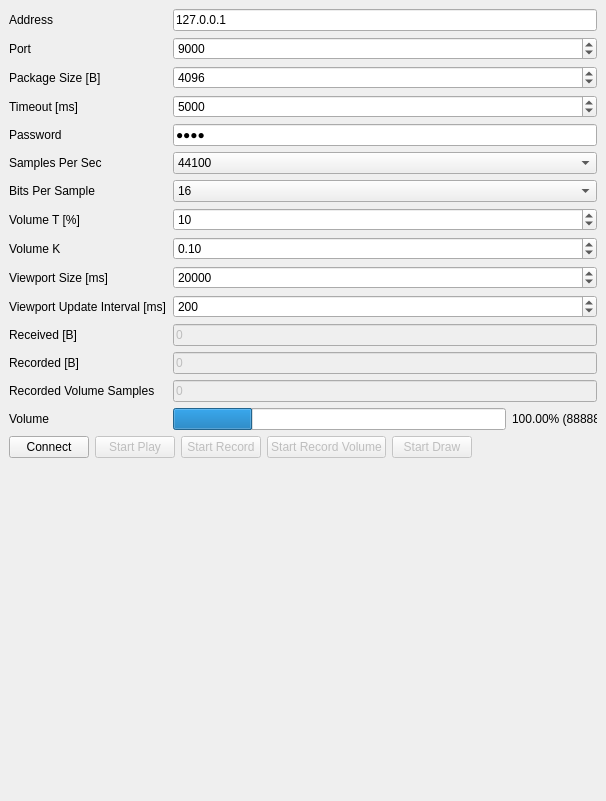
<?xml version="1.0" encoding="UTF-8"?>
<ui version="4.0">
 <class>MainWindow</class>
 <widget class="QMainWindow" name="MainWindow">
  <property name="geometry">
   <rect>
    <x>0</x>
    <y>0</y>
    <width>606</width>
    <height>801</height>
   </rect>
  </property>
  <property name="windowTitle">
   <string>Audio Control</string>
  </property>
  <widget class="QWidget" name="centralwidget">
   <layout class="QVBoxLayout" name="verticalLayout_2">
    <item>
     <layout class="QFormLayout" name="formLayout">
      <item row="0" column="0">
       <widget class="QLabel" name="addressLabel">
        <property name="text">
         <string>Address</string>
        </property>
       </widget>
      </item>
      <item row="0" column="1">
       <widget class="QLineEdit" name="address">
        <property name="text">
         <string>127.0.0.1</string>
        </property>
       </widget>
      </item>
      <item row="1" column="0">
       <widget class="QLabel" name="portLabel">
        <property name="text">
         <string>Port</string>
        </property>
       </widget>
      </item>
      <item row="1" column="1">
       <widget class="QSpinBox" name="port">
        <property name="minimum">
         <number>1</number>
        </property>
        <property name="maximum">
         <number>65535</number>
        </property>
        <property name="value">
         <number>9000</number>
        </property>
       </widget>
      </item>
      <item row="2" column="0">
       <widget class="QLabel" name="packageSizeLabel">
        <property name="text">
         <string>Package Size [B]</string>
        </property>
       </widget>
      </item>
      <item row="2" column="1">
       <widget class="QSpinBox" name="packageSize">
        <property name="minimum">
         <number>16</number>
        </property>
        <property name="maximum">
         <number>65535</number>
        </property>
        <property name="value">
         <number>4096</number>
        </property>
       </widget>
      </item>
      <item row="3" column="0">
       <widget class="QLabel" name="timeoutLabel">
        <property name="text">
         <string>Timeout [ms]</string>
        </property>
       </widget>
      </item>
      <item row="3" column="1">
       <widget class="QSpinBox" name="timeout">
        <property name="minimum">
         <number>1000</number>
        </property>
        <property name="maximum">
         <number>100000</number>
        </property>
        <property name="value">
         <number>5000</number>
        </property>
       </widget>
      </item>
      <item row="4" column="0">
       <widget class="QLabel" name="passwordLabel">
        <property name="text">
         <string>Password</string>
        </property>
       </widget>
      </item>
      <item row="4" column="1">
       <widget class="QLineEdit" name="password">
        <property name="text">
         <string>0000</string>
        </property>
        <property name="echoMode">
         <enum>QLineEdit::Password</enum>
        </property>
       </widget>
      </item>
      <item row="5" column="0">
       <widget class="QLabel" name="samplesPerSecLabel">
        <property name="text">
         <string>Samples Per Sec</string>
        </property>
       </widget>
      </item>
      <item row="5" column="1">
       <widget class="QComboBox" name="samplesPerSec">
        <item>
         <property name="text">
          <string>44100</string>
         </property>
        </item>
        <item>
         <property name="text">
          <string>32000</string>
         </property>
        </item>
        <item>
         <property name="text">
          <string>22050</string>
         </property>
        </item>
        <item>
         <property name="text">
          <string>11025</string>
         </property>
        </item>
        <item>
         <property name="text">
          <string>8000</string>
         </property>
        </item>
       </widget>
      </item>
      <item row="6" column="0">
       <widget class="QLabel" name="bitsPerSampleLabel">
        <property name="text">
         <string>Bits Per Sample</string>
        </property>
       </widget>
      </item>
      <item row="6" column="1">
       <widget class="QComboBox" name="bitsPerSample">
        <item>
         <property name="text">
          <string>16</string>
         </property>
        </item>
        <item>
         <property name="text">
          <string>8</string>
         </property>
        </item>
       </widget>
      </item>
      <item row="8" column="0">
       <widget class="QLabel" name="volumeKLabel">
        <property name="text">
         <string>Volume K</string>
        </property>
       </widget>
      </item>
      <item row="8" column="1">
       <widget class="QDoubleSpinBox" name="volumeK">
        <property name="minimum">
         <double>0.010000000000000</double>
        </property>
        <property name="maximum">
         <double>1.000000000000000</double>
        </property>
        <property name="singleStep">
         <double>0.010000000000000</double>
        </property>
        <property name="value">
         <double>0.100000000000000</double>
        </property>
       </widget>
      </item>
      <item row="9" column="0">
       <widget class="QLabel" name="viewportSizeLabel">
        <property name="text">
         <string>Viewport Size [ms]</string>
        </property>
       </widget>
      </item>
      <item row="9" column="1">
       <widget class="QSpinBox" name="viewportSize">
        <property name="minimum">
         <number>5000</number>
        </property>
        <property name="maximum">
         <number>100000</number>
        </property>
        <property name="value">
         <number>20000</number>
        </property>
       </widget>
      </item>
      <item row="10" column="0">
       <widget class="QLabel" name="viewportUpdateIntervalLabel">
        <property name="text">
         <string>Viewport Update Interval [ms]</string>
        </property>
       </widget>
      </item>
      <item row="10" column="1">
       <widget class="QSpinBox" name="viewportUpdateInterval">
        <property name="minimum">
         <number>10</number>
        </property>
        <property name="maximum">
         <number>1000</number>
        </property>
        <property name="value">
         <number>200</number>
        </property>
       </widget>
      </item>
      <item row="11" column="0">
       <widget class="QLabel" name="receivedLabel">
        <property name="text">
         <string>Received [B]</string>
        </property>
       </widget>
      </item>
      <item row="11" column="1">
       <widget class="QLineEdit" name="received">
        <property name="enabled">
         <bool>false</bool>
        </property>
        <property name="text">
         <string>0</string>
        </property>
       </widget>
      </item>
      <item row="12" column="1">
       <widget class="QLineEdit" name="recorded">
        <property name="enabled">
         <bool>false</bool>
        </property>
        <property name="text">
         <string>0</string>
        </property>
       </widget>
      </item>
      <item row="14" column="0">
       <widget class="QLabel" name="volumeLabel">
        <property name="text">
         <string>Volume</string>
        </property>
       </widget>
      </item>
      <item row="7" column="0">
       <widget class="QLabel" name="volumeNLabel">
        <property name="text">
         <string>Volume T [%]</string>
        </property>
       </widget>
      </item>
      <item row="7" column="1">
       <widget class="QSpinBox" name="volumeT">
        <property name="minimum">
         <number>1</number>
        </property>
        <property name="maximum">
         <number>200</number>
        </property>
        <property name="value">
         <number>10</number>
        </property>
       </widget>
      </item>
      <item row="13" column="0">
       <widget class="QLabel" name="recordedVolumeSamplesLabel">
        <property name="text">
         <string>Recorded Volume Samples</string>
        </property>
       </widget>
      </item>
      <item row="12" column="0">
       <widget class="QLabel" name="recordedLabel_2">
        <property name="text">
         <string>Recorded [B]</string>
        </property>
       </widget>
      </item>
      <item row="13" column="1">
       <widget class="QLineEdit" name="recordedVolumeSamples">
        <property name="enabled">
         <bool>false</bool>
        </property>
        <property name="text">
         <string>0</string>
        </property>
       </widget>
      </item>
      <item row="14" column="1">
       <layout class="QHBoxLayout" name="horizontalLayout_2">
        <item>
         <widget class="QProgressBar" name="volumeIndicator">
          <property name="value">
           <number>24</number>
          </property>
          <property name="textVisible">
           <bool>false</bool>
          </property>
         </widget>
        </item>
        <item>
         <widget class="QLabel" name="volumeValue">
          <property name="minimumSize">
           <size>
            <width>85</width>
            <height>0</height>
           </size>
          </property>
          <property name="maximumSize">
           <size>
            <width>85</width>
            <height>16777215</height>
           </size>
          </property>
          <property name="text">
           <string>100.00% (88888)</string>
          </property>
         </widget>
        </item>
       </layout>
      </item>
     </layout>
    </item>
    <item>
     <layout class="QHBoxLayout" name="horizontalLayout">
      <item>
       <widget class="QPushButton" name="connect">
        <property name="text">
         <string>Connect</string>
        </property>
       </widget>
      </item>
      <item>
       <widget class="QPushButton" name="startPlay">
        <property name="enabled">
         <bool>false</bool>
        </property>
        <property name="text">
         <string>Start Play</string>
        </property>
       </widget>
      </item>
      <item>
       <widget class="QPushButton" name="startRecord">
        <property name="enabled">
         <bool>false</bool>
        </property>
        <property name="text">
         <string>Start Record</string>
        </property>
       </widget>
      </item>
      <item>
       <widget class="QPushButton" name="startRecordVolume">
        <property name="enabled">
         <bool>false</bool>
        </property>
        <property name="text">
         <string>Start Record Volume</string>
        </property>
       </widget>
      </item>
      <item>
       <widget class="QPushButton" name="startDraw">
        <property name="enabled">
         <bool>false</bool>
        </property>
        <property name="text">
         <string>Start Draw</string>
        </property>
       </widget>
      </item>
      <item>
       <spacer name="horizontalSpacer">
        <property name="orientation">
         <enum>Qt::Horizontal</enum>
        </property>
        <property name="sizeHint" stdset="0">
         <size>
          <width>40</width>
          <height>20</height>
         </size>
        </property>
       </spacer>
      </item>
     </layout>
    </item>
    <item>
     <layout class="QVBoxLayout" name="verticalLayout"/>
    </item>
    <item>
     <spacer name="verticalSpacer">
      <property name="orientation">
       <enum>Qt::Vertical</enum>
      </property>
      <property name="sizeHint" stdset="0">
       <size>
        <width>20</width>
        <height>40</height>
       </size>
      </property>
     </spacer>
    </item>
   </layout>
  </widget>
 </widget>
 <resources/>
 <connections/>
</ui>
